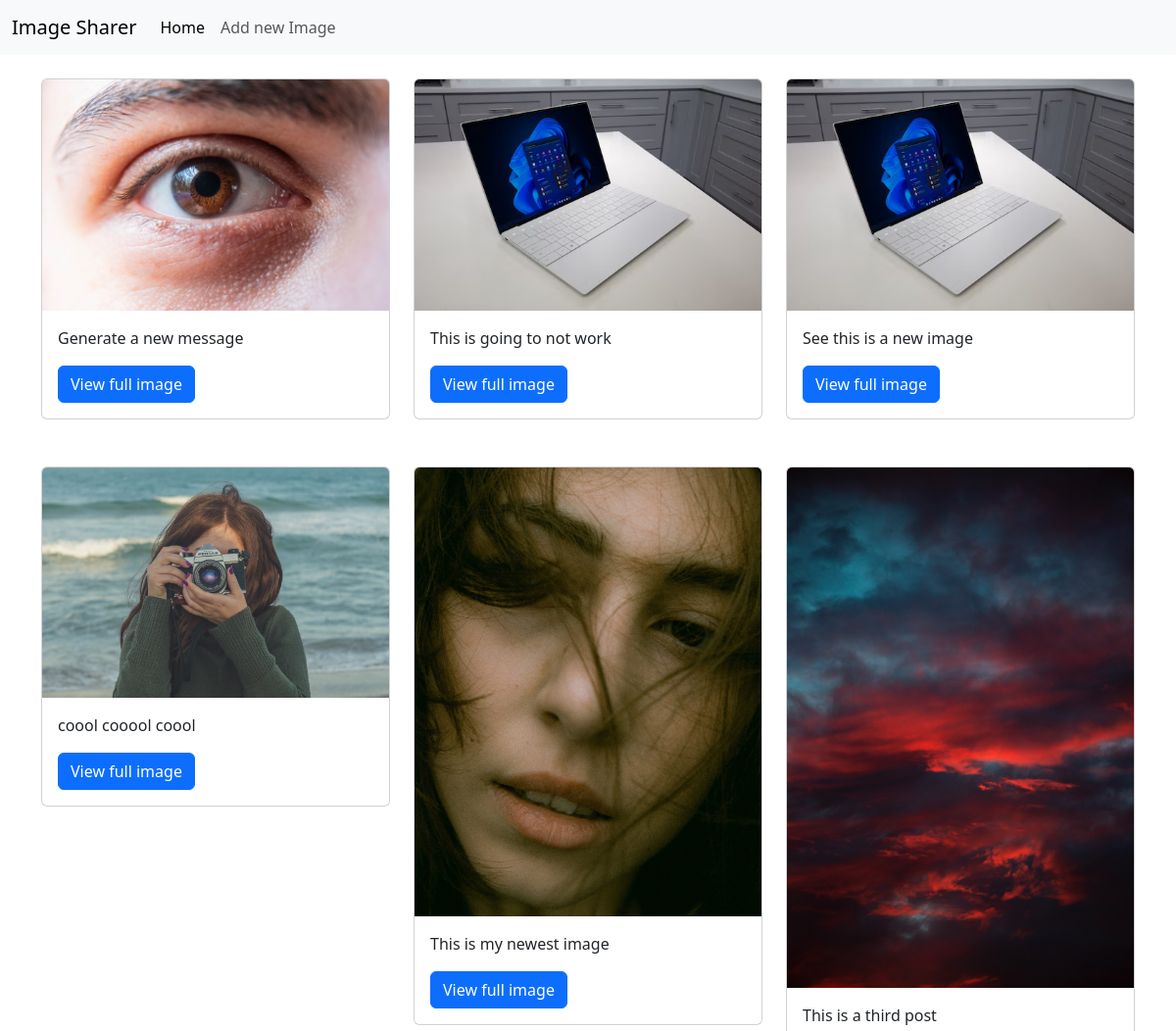
The app's page / (upper part), older data.
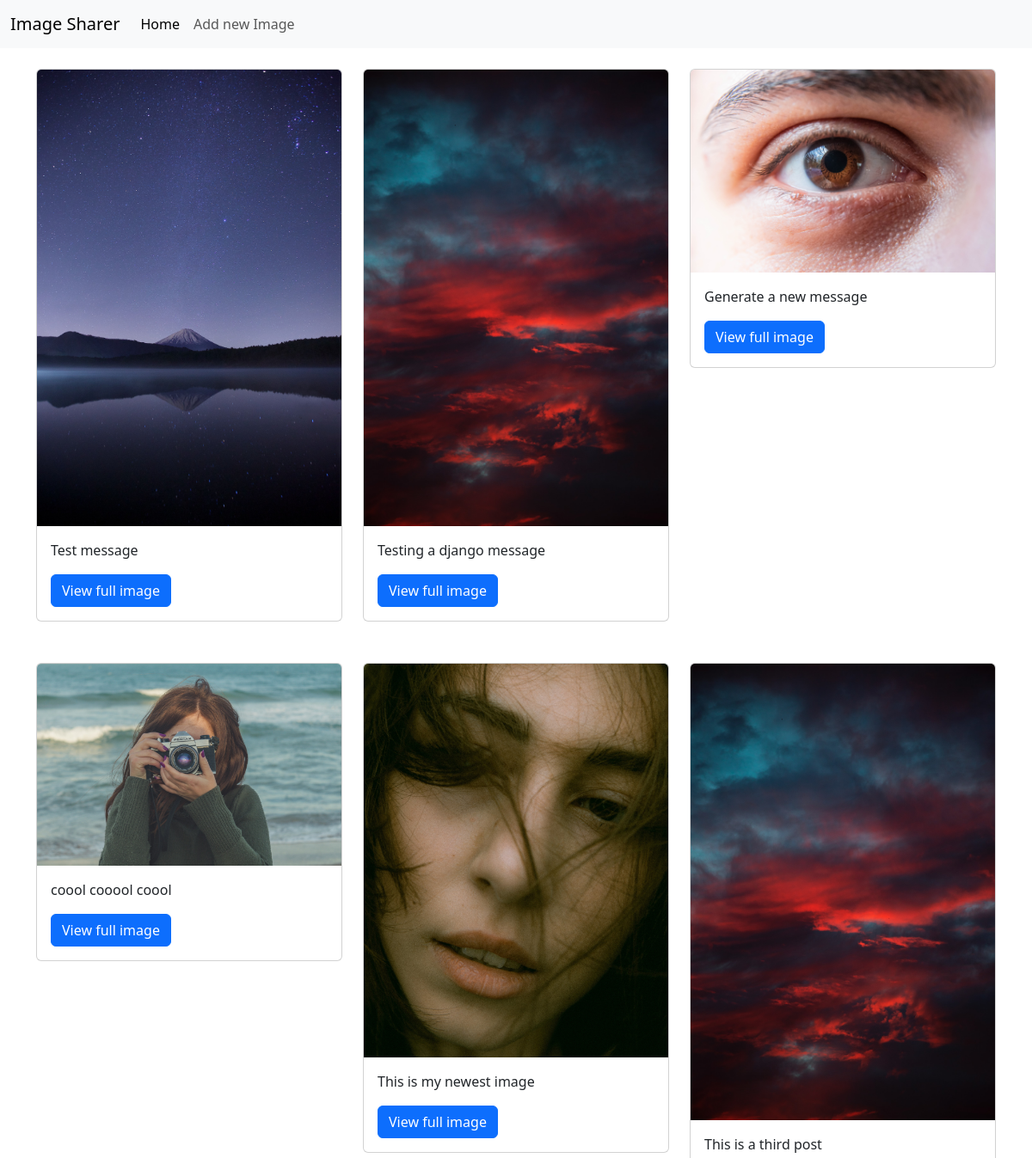
The same page, newer data.
### feed/models.py (models this page shows, shortened)
class Post(models.Model):
    text = models.CharField(max_length=140, blank=False, null=False)
    image = ImageField()

### feed/views.py (the view)
# urls.py: path('', HomePageView.as_view(), name='index'),
class HomePageView(TemplateView):
    template_name = "home.html"
    def get_context_data(self, **kwargs):
        context  = super().get_context_data(**kwargs)
        context['posts'] = Post.objects.all().order_by('-id') # the - before the item in order by means descending
        return context

### templates/home.html (shortened to what this page needs)
{%extends "base.html" %}
{% load thumbnail %}
{% block body %}
<div class="row">
    {% for post in posts %}
       <div class="col-sm-6 col-md-4">
        <div class="card my-4">
            {% thumbnail post.image "200x200" crop="center" as im %}
                <img src="{{ im.url }}" class="card-img-top" alt="...">
                {% endthumbnail %}
                <div class="card-body">
              <p class="card-text">{{ post.text }}</p>
              <a href="{% url 'feed:detail' post.id %}" class="btn btn-primary">View full image</a>
            </div>
          </div>
        </div>
        {% empty %}
            <div class="col-sm6 offset-3 text-center py-5 my-5">
                <h3>Welcome!</h3>
                <p>Add an image to see it here</p>
                <a href="{% url 'feed:post' %}" class="btn btn-lg btn-success">Upload Image</a>
            </div>
    {% endfor %}
</div>
{% endblock %}

Row changes from the older to the newer data that the page shows:
removed Post: text "This is going to not work"
removed Post: text "See this is a new image"
added Post: shows a picture, text "Test message"
added Post: text "Testing a django message"
